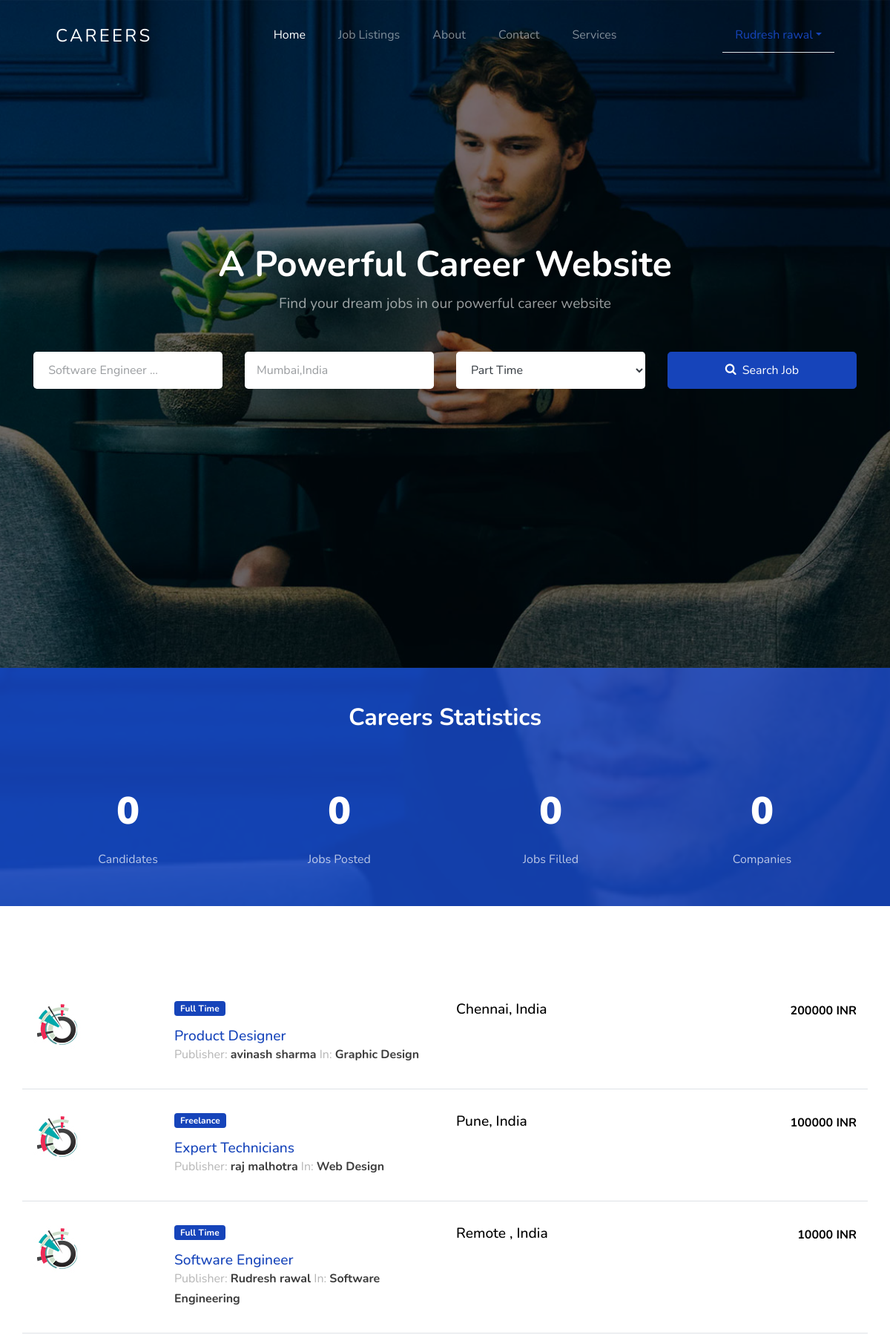
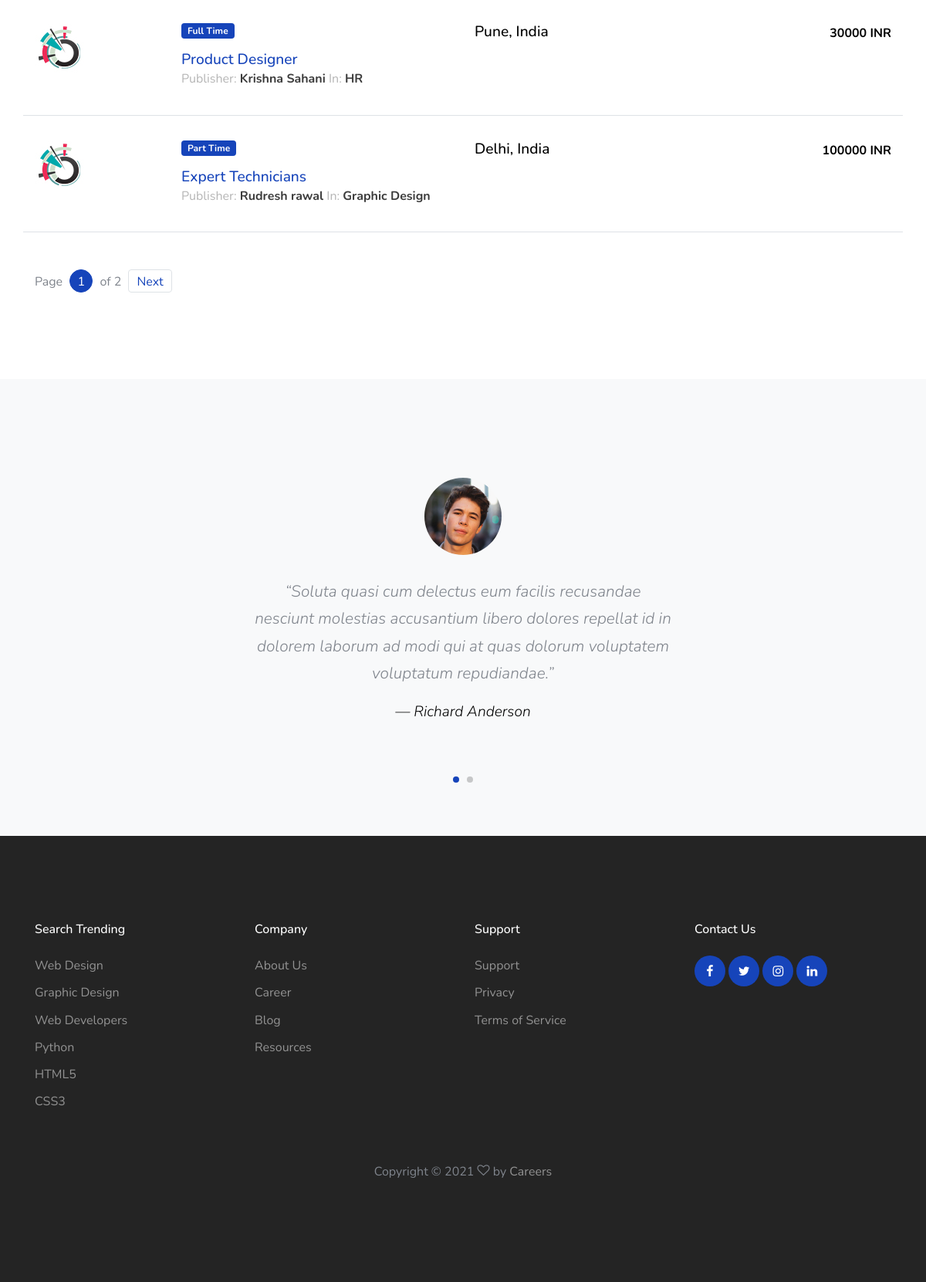
Screenshot of / (signed in) with the database file from the repository (2 pictures, top to bottom).
### jobs/models.py (models this page shows, shortened)
class JobListing(models.Model):
    user = models.ForeignKey(settings.AUTH_USER_MODEL, on_delete=models.CASCADE,
                             null=True, editable=False, blank=True)
    title = models.CharField(max_length=100)
    company_name = models.CharField(max_length=200)
    employment_status = models.CharField(choices=JOB_TYPE, max_length=10)
    vacancy = models.CharField(max_length=10, null=True)
    gender = models.CharField(choices=GENDER, max_length=30, null=True)
    category = models.CharField(choices=CATEGORY, max_length=30)
    description = models.TextField()
    responsibilities = models.TextField()
    experience = models.CharField(max_length=100)
    job_location = models.CharField(max_length=120)
    Salary = models.CharField(max_length=100, null=True, blank=True)
    image = models.ImageField(blank=True, upload_to='media', null=True)
    application_deadline = models.DateTimeField()
    published_on = models.DateTimeField(default=timezone.now)

### jobs/views.py (the view)
# urls.py: 2. Add a URL to urlpatterns:  path('', views.home, name='home')
@login_required
def home(request):
    qs = JobListing.objects.all()
    jobs = JobListing.objects.all().count()
    user = User.objects.all().count()
    company_name = JobListing.objects.filter(company_name__startswith='P').count()
    paginator = Paginator(qs, 5)  # Show 5 jobs per page
    page = request.GET.get('page')
    try:
        qs = paginator.page(page)
    except PageNotAnInteger:
        qs = paginator.page(1)
    except EmptyPage:
        qs = paginator.page(paginator.num_pages)
    context = {
        'query': qs,
        'job_qs': jobs,
        'company_name': company_name,
        'candidates': user
    }
    return render(request, "home.html", context)

### templates/home.html (shortened to what this page needs)
{% extends 'base.html' %}
{% load static %}
{% block content %}
    <section class="home-section section-hero overlay bg-image"  style="background-image: url('{% static 'images/hero_1.jpg' %}');" id="home-section">
      <div class="container">
        <div class="row align-items-center justify-content-center">
          <div class="col-md-12">
            <div class="mb-5 text-center">
              <h1 class="text-white font-weight-bold">A Powerful Career Website </h1>
              <p>Find your dream jobs in our powerful career website </p>
            </div>
            <form id="job-main-form" method="get" action="{% url 'jobs:search' %}" class="search-jobs-form">
              <div class="row mb-5">
                <div class="col-12 col-sm-6 col-md-6 col-lg-3 mb-4 mb-lg-0">
                   <input type="text"  id="title" name="title" class="form-control form-control-lg" placeholder=" Software Engineer ... ">
                </div>
                <div class="col-12 col-sm-6 col-md-6 col-lg-3 mb-4 mb-lg-0">
                   <input    type="text" id="job_location" name="job_location" class="form-control form-control-lg" placeholder="Mumbai,India">
                </div>
                <div class="col-12 col-sm-6 col-md-6 col-lg-3 mb-4 mb-lg-0">
                  <select id="employment_status" name="employment_status" class="form-control">
                    <option>Part Time</option>
                  </select>
                </div>
                <div class="col-12 col-sm-6 col-md-6 col-lg-3 mb-4 mb-lg-0">
                  <button type="submit" class="btn btn-primary btn-lg btn-block text-white btn-search"><span class="icon-search icon mr-2"></span>Search Job</button>
                </div>
              </div>
            </form>
          </div>
        </div>
      </div>
    </section>
    <section class="py-5 bg-image overlay-primary fixed overlay" style="background-image: url('images/hero_1.jpg');">
      <div class="container">
        <div class="row mb-5 justify-content-center">
          <div class="col-md-7 text-center">
            <h2 class="section-title mb-2 text-white">Careers Statistics</h2>
          </div>
        </div>
        <div class="row pb-0 block__19738 section-counter">
          <div class="col-6 col-md-6 col-lg-3 mb-5 mb-lg-0">
            <div class="d-flex align-items-center justify-content-center mb-2">
              <strong class="number" data-number="{{ candidates }}">0</strong>
            </div>
            <span class="caption">Candidates</span>
          </div>
          <div class="col-6 col-md-6 col-lg-3 mb-5 mb-lg-0">
            <div class="d-flex align-items-center justify-content-center mb-2">
              <strong class="number" data-number="{{ job_qs }}"> 0 </strong>
            </div>
            <span class="caption"> Jobs Posted</span>
          </div>
          <div class="col-6 col-md-6 col-lg-3 mb-5 mb-lg-0">
            <div class="d-flex align-items-center justify-content-center mb-2">
              <strong class="number" data-number="">0</strong>
            </div>
            <span class="caption">Jobs Filled</span>
          </div>
          <div class="col-6 col-md-6 col-lg-3 mb-5 mb-lg-0">
            <div class="d-flex align-items-center justify-content-center mb-2">
              <strong class="number" data-number="{{ company_name }}">0</strong>
            </div>
            <span class="caption">Companies</span>
          </div>
        </div>
      </div>
    </section>
    <section class="site-section">
     <div class="container">
        <div class="mb-5">
             {% for q in query %}
          <div class="row align-items-start job-item border-bottom pb-3 mb-3 pt-3">
            <div class="col-md-2">
              <a href="{% url 'jobs:job-single' q.id %}"><img src="{% static 'images/featured-listing-1.jpg' %}" alt="Image" class="img-fluid"></a>
            </div>
            <div class="col-md-4">
              <span class="badge badge-primary px-2 py-1 mb-3">
                    {{ q.employment_status }}
              </span>
              <h2><a href="{% url 'jobs:job-single' q.id %}">{{ q.title }}</a> </h2>
              <p class="meta">Publisher: <strong>{{ q.user.first_name }} {{ q.user.last_name }}</strong> In: <strong>{{ q.category }}</strong></p>
            </div>
            <div class="col-md-3 text-left">
              <h3>{{ q.job_location }}</h3>
            </div>
            <div class="col-md-3 text-md-right">
              <strong class="text-black">{{ q.Salary }}</strong>
            </div>
          </div>
{% endfor %}
        </div>
        <div class="row pagination-wrap">
          <div class="col-md-6 text-center text-md-left">
            <div class="custom-pagination ml-auto">
              <div class="d-inline-block">
                Page <a href="#" class="active">{{ query.number }}</a> of  {{ query.paginator.num_pages }}
              </div>
              {% if query.has_next %}
              <a href="?page={{ query.next_page_number }}" class="next">Next</a>
               {% endif %}
            </div>
          </div>
        </div>
      </div>
    </section>
    <section class="bg-light pt-5 testimony-full">
        <div class="owl-carousel single-carousel">
          <div class="container">
            <div class="row">
              <div class="col-lg-6 mx-auto">
                <img class="img-fluid mx-auto" src="{% static 'images/person_1.jpg' %}" alt="Image">
                <blockquote>
                  <p>&ldquo;Soluta quasi cum delectus eum facilis recusandae nesciunt molestias accusantium libero dolores repellat id in dolorem laborum ad modi qui at quas dolorum voluptatem voluptatum repudiandae.&rdquo;</p>
                  <p><cite> &mdash; Richard Anderson</cite></p>
                </blockquote>
              </div>
            </div>
          </div>
      </div>
    </section>
{% endblock %}

### templates/base.html (shortened to what this page needs)
{% load static %}
<html lang="en">
<head>
    <link rel="stylesheet" href="{% static 'css/custom-bs.css' %}">
    <link rel="stylesheet" href="{% static 'css/jquery.fancybox.min.css' %}">
    <link rel="stylesheet" href="{% static 'css/bootstrap-select.min.css' %}">
    <link rel="stylesheet" href="{% static 'fonts/icomoon/style.css' %}">
    <link rel="stylesheet" href="{% static 'fonts/line-icons/style.css' %}">
    <link rel="stylesheet" href="{% static 'css/owl.carousel.min.css' %}">
    <link rel="stylesheet" href="{% static 'css/animate.min.css' %}">
    <link rel="stylesheet" href="{% static 'css/style.css' %}">
</head>
<body id="top">
<div class="site-wrap">
    {% include 'navbar.html' %}
    {% block content %}
    {% endblock %}
    <footer class="site-footer">
        <div class="container">
            <div class="row mb-5">
                <div class="col-6 col-md-3 mb-4 mb-md-0">
                    <h3>Search Trending</h3>
                    <ul class="list-unstyled">
                        <li><a href="#">Web Design</a></li>
                        <li><a href="#">Graphic Design</a></li>
                        <li><a href="#">Web Developers</a></li>
                        <li><a href="#">Python</a></li>
                        <li><a href="#">HTML5</a></li>
                        <li><a href="#">CSS3</a></li>
                    </ul>
                </div>
                <div class="col-6 col-md-3 mb-4 mb-md-0">
                    <h3>Company</h3>
                    <ul class="list-unstyled">
                        <li><a href="{% url 'jobs:about' %}">About Us</a></li>
                        <li><a href="{% url 'home' %}">Career</a></li>
                        <li><a href="#">Blog</a></li>
                        <li><a href="#">Resources</a></li>
                    </ul>
                </div>
                <div class="col-6 col-md-3 mb-4 mb-md-0">
                    <h3>Support</h3>
                    <ul class="list-unstyled">
                        <li><a href="#">Support</a></li>
                        <li><a href="#">Privacy</a></li>
                        <li><a href="#">Terms of Service</a></li>
                    </ul>
                </div>
                <div class="col-6 col-md-3 mb-4 mb-md-0">
                    <h3>Contact Us</h3>
                    <div class="footer-social">
                        <a href="#"><span class="icon-facebook"></span></a>
                        <a href="#"><span class="icon-twitter"></span></a>
                        <a href="#"><span class="icon-instagram"></span></a>
                        <a href="#"><span class="icon-linkedin"></span></a>
                    </div>
                </div>
            </div>
            <div class="row text-center">
                <div class="col-12">
                    <p>
                        Copyright &copy;
                        <i
                                class="icon-heart-o" aria-hidden="true"></i> by <a href="om" target="_blank">Careers</a>
                    </p>
                </div>
            </div>
        </div>
    </footer>
</div>
</body>
</html>

### templates/navbar.html (shortened to what this page needs)
{% load static %}
<header class="site-navbar mt-3">
  <div class="container-fluid">
    <div class="row align-items-center">
      <div class="site-logo col-6"><a href="{% url 'home' %}">Careers</a></div>
      <nav class="mx-auto site-navigation">
        <ul class="site-menu js-clone-nav d-none d-xl-block ml-0 pl-0">
          <li><a href="{% url 'home' %}" class="nav-link active">Home</a></li>
          <li><a href="{% url 'jobs:job-listing' %}">Job Listings</a></li>
          <li><a href="{% url 'jobs:about' %}">About</a></li>
          <li><a href="{% url 'jobs:contact' %}">Contact</a></li>
             <li><a href="{% url 'jobs:service' %}"> Services</a></li>
        </ul>
      </nav>
{% if user.is_authenticated %}
      <div class="right-cta-menu text-right d-flex aligin-items-center col-6">
        <div class="ml-auto">
          <ul class="nav nav-tabs">
  <li class="nav-item dropdown">
    <a class="nav-link dropdown-toggle" data-toggle="dropdown" href="#" role="button" aria-haspopup="True" aria-expanded="false">
      {{request.user.first_name}} {{request.user.last_name}}</a>
  </li>
</ul>
        </div>
      </div>
{% endif %}
    </div>
  </div>
    </header>

### rows the page displays
JobListing: employment_status "Full Time", title "Product Designer", user.first_name "avinash", user.last_name "sharma", category "Graphic Design", job_location "Chennai, India", Salary "200000 INR"
JobListing: employment_status "Freelance", title "Expert Technicians", user.first_name "raj", user.last_name "malhotra", category "Web Design", job_location "Pune, India", Salary "100000 INR"
JobListing: employment_status "Full Time", title "Software Engineer", user.first_name "Rudresh", user.last_name "rawal", category "Software Engineering", job_location "Remote , India", Salary "10000 INR"
JobListing: employment_status "Full Time", title "Product Designer", user.first_name "Krishna", user.last_name "Sahani", category "HR", job_location "Pune, India", Salary "30000 INR"
JobListing: employment_status "Part Time", title "Expert Technicians", user.first_name "Rudresh", user.last_name "rawal", category "Graphic Design", job_location "Delhi, India", Salary "100000 INR"

### other values shown
{{ request.user.first_name }} "Rudresh"
{{ request.user.last_name }} "rawal"
{{ query.number }} "1"
{{ query.paginator.num_pages }} "2"
